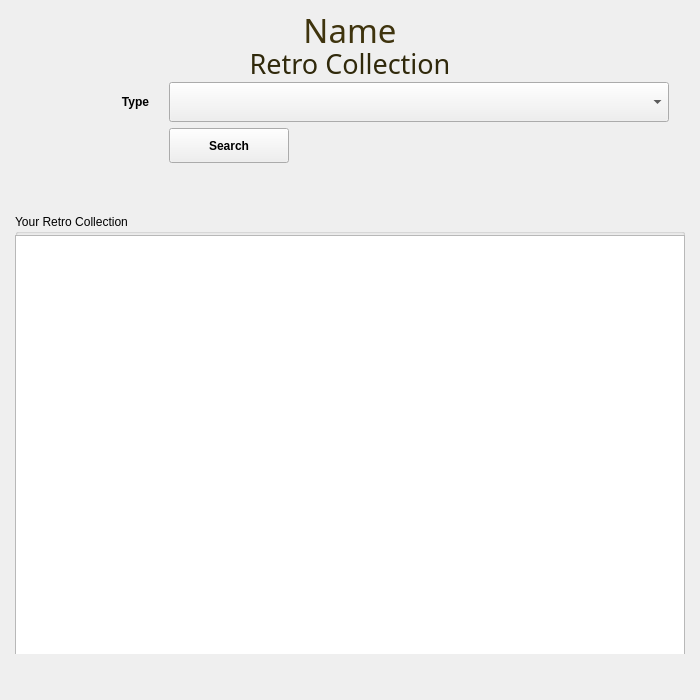
<?xml version="1.0" encoding="UTF-8"?>
<ui version="4.0">
 <class>MainWindow</class>
 <widget class="QMainWindow" name="MainWindow">
  <property name="geometry">
   <rect>
    <x>0</x>
    <y>0</y>
    <width>700</width>
    <height>700</height>
   </rect>
  </property>
  <property name="sizePolicy">
   <sizepolicy hsizetype="Minimum" vsizetype="Minimum">
    <horstretch>0</horstretch>
    <verstretch>0</verstretch>
   </sizepolicy>
  </property>
  <property name="minimumSize">
   <size>
    <width>700</width>
    <height>700</height>
   </size>
  </property>
  <property name="maximumSize">
   <size>
    <width>700</width>
    <height>700</height>
   </size>
  </property>
  <property name="windowTitle">
   <string>Show Items</string>
  </property>
  <widget class="QWidget" name="centralwidget">
   <property name="sizePolicy">
    <sizepolicy hsizetype="Minimum" vsizetype="Minimum">
     <horstretch>0</horstretch>
     <verstretch>0</verstretch>
    </sizepolicy>
   </property>
   <property name="minimumSize">
    <size>
     <width>700</width>
     <height>700</height>
    </size>
   </property>
   <property name="maximumSize">
    <size>
     <width>700</width>
     <height>700</height>
    </size>
   </property>
   <widget class="QWidget" name="verticalLayoutWidget">
    <property name="geometry">
     <rect>
      <x>0</x>
      <y>0</y>
      <width>700</width>
      <height>654</height>
     </rect>
    </property>
    <layout class="QVBoxLayout" name="verticalLayout">
     <property name="sizeConstraint">
      <enum>QLayout::SetMinimumSize</enum>
     </property>
     <property name="leftMargin">
      <number>15</number>
     </property>
     <property name="topMargin">
      <number>15</number>
     </property>
     <property name="rightMargin">
      <number>15</number>
     </property>
     <property name="bottomMargin">
      <number>15</number>
     </property>
     <item>
      <widget class="QLabel" name="lbl_name">
       <property name="sizePolicy">
        <sizepolicy hsizetype="Minimum" vsizetype="Minimum">
         <horstretch>0</horstretch>
         <verstretch>0</verstretch>
        </sizepolicy>
       </property>
       <property name="minimumSize">
        <size>
         <width>670</width>
         <height>30</height>
        </size>
       </property>
       <property name="maximumSize">
        <size>
         <width>670</width>
         <height>30</height>
        </size>
       </property>
       <property name="palette">
        <palette>
         <active>
          <colorrole role="WindowText">
           <brush brushstyle="SolidPattern">
            <color alpha="255">
             <red>63</red>
             <green>52</green>
             <blue>14</blue>
            </color>
           </brush>
          </colorrole>
          <colorrole role="Text">
           <brush brushstyle="SolidPattern">
            <color alpha="255">
             <red>142</red>
             <green>122</green>
             <blue>230</blue>
            </color>
           </brush>
          </colorrole>
         </active>
         <inactive>
          <colorrole role="WindowText">
           <brush brushstyle="SolidPattern">
            <color alpha="255">
             <red>63</red>
             <green>52</green>
             <blue>14</blue>
            </color>
           </brush>
          </colorrole>
          <colorrole role="Text">
           <brush brushstyle="SolidPattern">
            <color alpha="255">
             <red>142</red>
             <green>122</green>
             <blue>230</blue>
            </color>
           </brush>
          </colorrole>
         </inactive>
         <disabled>
          <colorrole role="WindowText">
           <brush brushstyle="SolidPattern">
            <color alpha="255">
             <red>127</red>
             <green>127</green>
             <blue>127</blue>
            </color>
           </brush>
          </colorrole>
          <colorrole role="Text">
           <brush brushstyle="SolidPattern">
            <color alpha="255">
             <red>127</red>
             <green>127</green>
             <blue>127</blue>
            </color>
           </brush>
          </colorrole>
         </disabled>
        </palette>
       </property>
       <property name="font">
        <font>
         <family>Big Caslon</family>
         <pointsize>25</pointsize>
         <strikeout>false</strikeout>
        </font>
       </property>
       <property name="text">
        <string>Name</string>
       </property>
       <property name="alignment">
        <set>Qt::AlignCenter</set>
       </property>
      </widget>
     </item>
     <item>
      <widget class="QLabel" name="lbl_retro">
       <property name="sizePolicy">
        <sizepolicy hsizetype="Minimum" vsizetype="Minimum">
         <horstretch>0</horstretch>
         <verstretch>0</verstretch>
        </sizepolicy>
       </property>
       <property name="minimumSize">
        <size>
         <width>670</width>
         <height>25</height>
        </size>
       </property>
       <property name="maximumSize">
        <size>
         <width>670</width>
         <height>25</height>
        </size>
       </property>
       <property name="palette">
        <palette>
         <active>
          <colorrole role="WindowText">
           <brush brushstyle="SolidPattern">
            <color alpha="255">
             <red>48</red>
             <green>41</green>
             <blue>11</blue>
            </color>
           </brush>
          </colorrole>
         </active>
         <inactive>
          <colorrole role="WindowText">
           <brush brushstyle="SolidPattern">
            <color alpha="255">
             <red>48</red>
             <green>41</green>
             <blue>11</blue>
            </color>
           </brush>
          </colorrole>
         </inactive>
         <disabled>
          <colorrole role="WindowText">
           <brush brushstyle="SolidPattern">
            <color alpha="255">
             <red>127</red>
             <green>127</green>
             <blue>127</blue>
            </color>
           </brush>
          </colorrole>
         </disabled>
        </palette>
       </property>
       <property name="font">
        <font>
         <family>Big Caslon</family>
         <pointsize>20</pointsize>
        </font>
       </property>
       <property name="text">
        <string>Retro Collection</string>
       </property>
       <property name="alignment">
        <set>Qt::AlignCenter</set>
       </property>
      </widget>
     </item>
     <item>
      <layout class="QGridLayout" name="gridLayout">
       <property name="bottomMargin">
        <number>20</number>
       </property>
       <item row="0" column="0">
        <widget class="QLabel" name="label">
         <property name="sizePolicy">
          <sizepolicy hsizetype="Minimum" vsizetype="Minimum">
           <horstretch>0</horstretch>
           <verstretch>0</verstretch>
          </sizepolicy>
         </property>
         <property name="minimumSize">
          <size>
           <width>120</width>
           <height>20</height>
          </size>
         </property>
         <property name="maximumSize">
          <size>
           <width>120</width>
           <height>20</height>
          </size>
         </property>
         <property name="font">
          <font>
           <weight>75</weight>
           <bold>true</bold>
          </font>
         </property>
         <property name="frameShape">
          <enum>QFrame::NoFrame</enum>
         </property>
         <property name="frameShadow">
          <enum>QFrame::Sunken</enum>
         </property>
         <property name="text">
          <string>Type</string>
         </property>
         <property name="alignment">
          <set>Qt::AlignRight|Qt::AlignTrailing|Qt::AlignVCenter</set>
         </property>
        </widget>
       </item>
       <item row="0" column="1">
        <widget class="QComboBox" name="cmb_item_type">
         <property name="sizePolicy">
          <sizepolicy hsizetype="Minimum" vsizetype="Minimum">
           <horstretch>0</horstretch>
           <verstretch>0</verstretch>
          </sizepolicy>
         </property>
         <property name="minimumSize">
          <size>
           <width>500</width>
           <height>40</height>
          </size>
         </property>
         <property name="maximumSize">
          <size>
           <width>500</width>
           <height>40</height>
          </size>
         </property>
        </widget>
       </item>
       <item row="1" column="1">
        <widget class="QPushButton" name="btn_search">
         <property name="sizePolicy">
          <sizepolicy hsizetype="Minimum" vsizetype="Minimum">
           <horstretch>0</horstretch>
           <verstretch>0</verstretch>
          </sizepolicy>
         </property>
         <property name="minimumSize">
          <size>
           <width>120</width>
           <height>35</height>
          </size>
         </property>
         <property name="maximumSize">
          <size>
           <width>120</width>
           <height>35</height>
          </size>
         </property>
         <property name="font">
          <font>
           <weight>75</weight>
           <bold>true</bold>
          </font>
         </property>
         <property name="layoutDirection">
          <enum>Qt::LeftToRight</enum>
         </property>
         <property name="autoFillBackground">
          <bool>false</bool>
         </property>
         <property name="text">
          <string>Search</string>
         </property>
        </widget>
       </item>
      </layout>
     </item>
     <item>
      <widget class="QGroupBox" name="groupBox_2">
       <property name="sizePolicy">
        <sizepolicy hsizetype="Minimum" vsizetype="Minimum">
         <horstretch>0</horstretch>
         <verstretch>0</verstretch>
        </sizepolicy>
       </property>
       <property name="minimumSize">
        <size>
         <width>670</width>
         <height>450</height>
        </size>
       </property>
       <property name="maximumSize">
        <size>
         <width>670</width>
         <height>400</height>
        </size>
       </property>
       <property name="title">
        <string>Your Retro Collection</string>
       </property>
       <widget class="QWidget" name="verticalLayoutWidget_2">
        <property name="geometry">
         <rect>
          <x>0</x>
          <y>20</y>
          <width>672</width>
          <height>452</height>
         </rect>
        </property>
        <layout class="QVBoxLayout" name="verticalLayout_2">
         <item>
          <widget class="QTableWidget" name="tbl_items">
           <property name="sizePolicy">
            <sizepolicy hsizetype="Minimum" vsizetype="Minimum">
             <horstretch>0</horstretch>
             <verstretch>0</verstretch>
            </sizepolicy>
           </property>
           <property name="minimumSize">
            <size>
             <width>670</width>
             <height>450</height>
            </size>
           </property>
           <property name="maximumSize">
            <size>
             <width>670</width>
             <height>450</height>
            </size>
           </property>
          </widget>
         </item>
        </layout>
       </widget>
      </widget>
     </item>
    </layout>
   </widget>
  </widget>
 </widget>
 <tabstops>
  <tabstop>cmb_item_type</tabstop>
  <tabstop>btn_search</tabstop>
  <tabstop>tbl_items</tabstop>
 </tabstops>
 <resources/>
 <connections/>
</ui>
